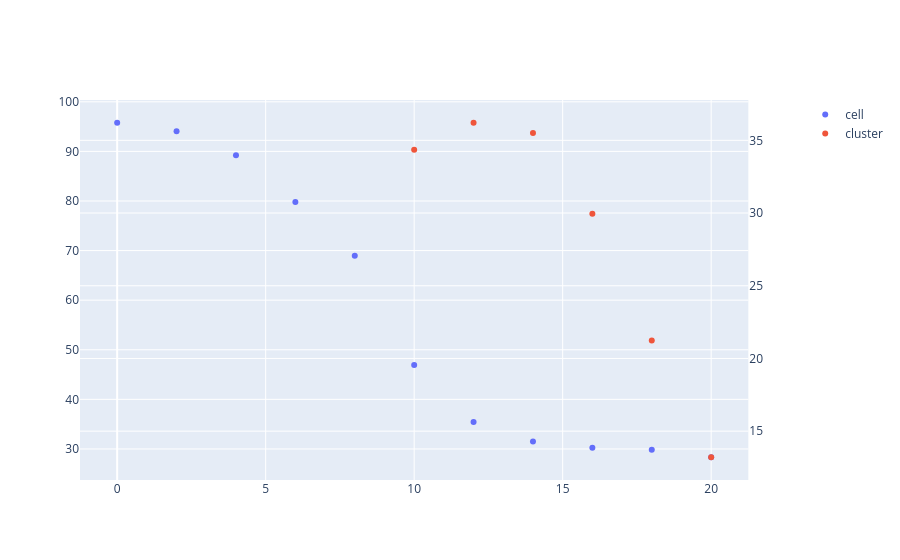

The code cell stored with this chart in its notebook:
### Code cell
# Non-linear relationship between cell speed and cluster speed
# Or it is linear but strength of CIL depends on gamma? 
fig = make_subplots(specs=[[{"secondary_y": True}]])
fig.add_trace(go.Scatter(
    x=veldf["gamma"],
    y=veldf["mean_vel"],
    mode="markers",
    name="cell"
))
fig.add_trace(go.Scatter(
    x=veldf["gamma"],
    y=veldf["mean_vel_cluster"],
    mode="markers",
    name="cluster"
), secondary_y=True)

### Figure 1 — Plotly figure (JSON) as saved in the notebook; plotly's stock layout.template omitted (floating-point values rounded to 4 significant figures)
{"data": [{"mode": "markers", "name": "cell", "type": "scatter", "x": [6, 8, 16, 10, 14, 18, 4, 0, 2, 12, 20], "y": [79.8, 68.97, 30.23, 46.92, 31.52, 29.83, 89.22, 95.77, 94.07, 35.42, 28.33]}, {"mode": "markers", "name": "cluster", "type": "scatter", "x": [6, 8, 16, 10, 14, 18, 4, 0, 2, 12, 20], "xaxis": "x", "y": [NaN, NaN, 29.96, 34.35, 35.5, 21.23, NaN, NaN, NaN, 36.21, 13.21], "yaxis": "y2"}], "layout": {"xaxis": {"anchor": "y", "domain": [0, 0.94]}, "yaxis": {"anchor": "x", "domain": [0, 1]}, "yaxis2": {"anchor": "x", "overlaying": "y", "side": "right"}}}
